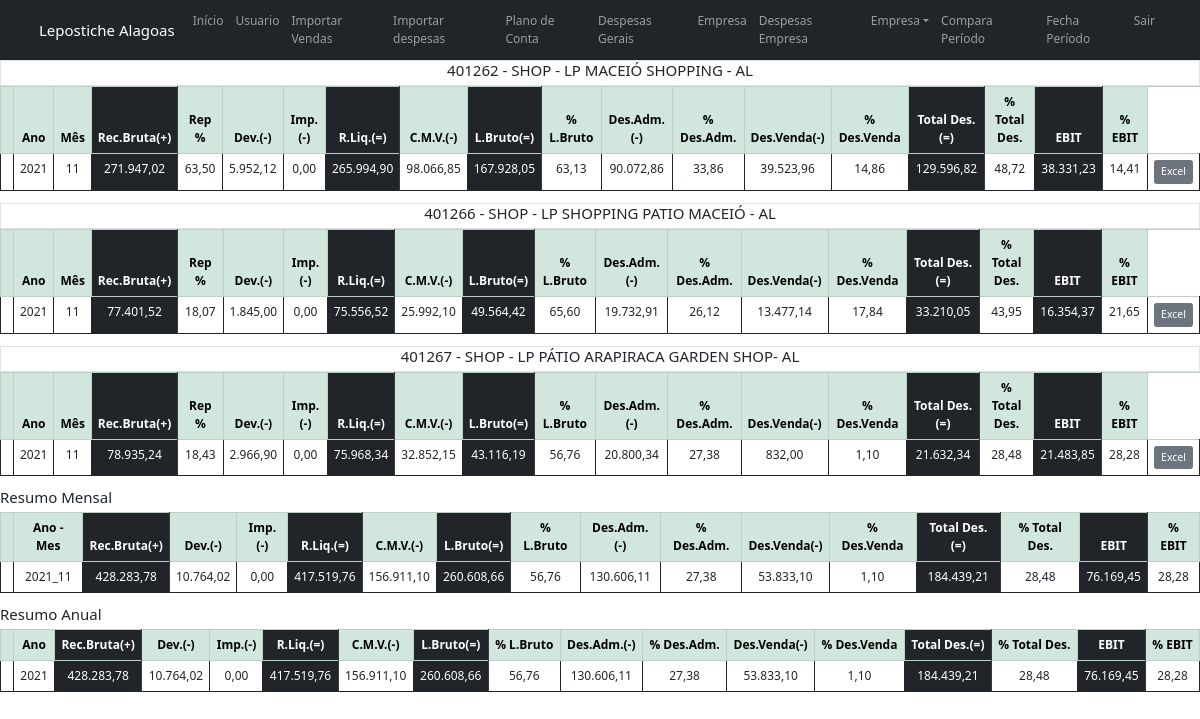
The page /tela_principal (signed in) on the database its author committed.
### leposticheBI/models.py (models this page shows)
class Empresa(database.Model):
    id = database.Column(database.Integer ,primary_key=True, nullable=False)
    nome = database.Column(database.String, nullable=False)
    resultado = database.relationship('EmpresaResultado', backref='resultado', lazy=True)

class EmpresaResultado(database.Model):
    id = database.Column(database.Integer,primary_key=True)
    id_empresa = database.Column(database.Integer, database.ForeignKey('empresa.id'), nullable=False)
    ano = database.Column(database.Integer, nullable=False)
    mes = database.Column(database.Integer, nullable=False)
    receita_bruta = database.Column(database.Float)
    rep_bruta = database.Column(database.Float)
    devolucao = database.Column(database.Float)
    ipi = database.Column(database.Float)
    cmv = database.Column(database.Float)
    icms_substituto = database.Column(database.Float)
    despesas_ven = database.Column(database.Float ,default=0)
    despesas_ocu = database.Column(database.Float , default=0)
    despesas_adm = database.Column(database.Float ,default=0)
    despesas_ger = database.Column(database.Float ,default=0)
    break_even = database.Column(database.Float ,default=0)
    sup_caixa = database.Column(database.Float ,default=0)
    val_sup_caixa = database.Column(database.Float ,default=0)
    per_imposto = database.Column(database.Float ,default=0)
    val_imposto = database.Column(database.Float ,default=0)
    despesas_rateadas = database.Column(database.Float ,default=0)
    tot_rec_liq = database.Column(database.Float ,default=0)
    tot_cmv = database.Column(database.Float ,default=0)
    lucro_bruto = database.Column(database.Float ,default=0)
    rep_bruto = database.Column(database.Float ,default=0)
    tot_adm = database.Column(database.Float ,default=0)
    rep_adm = database.Column(database.Float ,default=0)
    rep_ven = database.Column(database.Float ,default=0)
    tot_des = database.Column(database.Float ,default=0)
    rep_des = database.Column(database.Float ,default=0)
    ebit = database.Column(database.Float ,default=0)
    rep_ebit = database.Column(database.Float ,default=0)

### leposticheBI/routes.py (the view)
@app.route('/tela_principal')
@login_required
def tela_principal():
    empresas = Empresa.query.all()
    resultados = EmpresaResultado.query.all()
    ano = []
    lista_ano = []
    dicio_ano = {}
    ano_mes = []
    lista_ano_mes = []
    dicio_ano_mes = {}
    dicio_emp = {}
    for resultado in resultados:
        resultado.c_receita_bruta = formatacao(resultado.receita_bruta)
        resultado.c_rep_bruta = formatacao(resultado.rep_bruta * 100)
        resultado.c_devolucao = formatacao(resultado.devolucao)
        resultado.c_val_imposto = formatacao(resultado.val_imposto)
        resultado.c_tot_rec_liq = formatacao(resultado.tot_rec_liq)
        resultado.c_tot_cmv = formatacao(resultado.tot_cmv)
        resultado.c_lucro_bruto = formatacao(resultado.lucro_bruto)
        resultado.c_rep_bruto = formatacao(resultado.rep_bruto)
        resultado.c_tot_adm = formatacao(resultado.tot_adm)
        resultado.c_rep_adm = formatacao(resultado.rep_adm)
        resultado.c_despesas_ven = formatacao(resultado.despesas_ven + resultado.despesas_ocu)
        resultado.c_rep_ven = formatacao(resultado.rep_ven)
        resultado.c_tot_des = formatacao(resultado.tot_des)
        resultado.c_rep_des = formatacao(resultado.rep_des)
        resultado.c_ebit = formatacao(resultado.ebit)
        resultado.c_rep_ebit = formatacao(resultado.rep_ebit)
        if not resultado.ano in ano:
            ano.append(resultado.ano)
            dicio_ano[resultado.ano]=[0,0,0,0,0,0,0,0,0,0,0,0,0,0,0]
        dicio_ano[resultado.ano][0] += resultado.receita_bruta
        dicio_ano[resultado.ano][1] += resultado.devolucao
        dicio_ano[resultado.ano][2] += resultado.val_imposto
        dicio_ano[resultado.ano][3] += resultado.tot_rec_liq
        dicio_ano[resultado.ano][4] += resultado.tot_cmv
        dicio_ano[resultado.ano][5] += resultado.lucro_bruto
        if resultado.tot_rec_liq > 0:
           dicio_ano[resultado.ano][6] = resultado.lucro_bruto / resultado.tot_rec_liq * 100
           dicio_ano[resultado.ano][7] += resultado.tot_adm
           dicio_ano[resultado.ano][8] = resultado.tot_adm / resultado.tot_rec_liq * 100
           dicio_ano[resultado.ano][9] += resultado.despesas_ven + resultado.despesas_ocu
           dicio_ano[resultado.ano][10] = (resultado.despesas_ven + resultado.despesas_ocu)  / resultado.tot_rec_liq * 100
           dicio_ano[resultado.ano][11] += resultado.tot_des
           dicio_ano[resultado.ano][12] = resultado.tot_des / resultado.tot_rec_liq * 100
           dicio_ano[resultado.ano][13] += resultado.ebit
           dicio_ano[resultado.ano][14] = resultado.ebit / resultado.tot_rec_liq * 100
        tem = str(resultado.ano) + '_' + str(resultado.mes)
        if not tem in ano_mes:
            ano_mes.append(tem)
            dicio_ano_mes[tem] = [0,0,0,0,0,0,0,0,0,0,0,0,0,0,0]
        dicio_ano_mes[tem][0] += resultado.receita_bruta
        dicio_ano_mes[tem][1] += resultado.devolucao
        dicio_ano_mes[tem][2] += resultado.val_imposto
        dicio_ano_mes[tem][3] += resultado.tot_rec_liq
        dicio_ano_mes[tem][4] += resultado.tot_cmv
        dicio_ano_mes[tem][5] += resultado.lucro_bruto
        if resultado.tot_rec_liq > 0:
           dicio_ano_mes[tem][6] = resultado.lucro_bruto / resultado.tot_rec_liq * 100
           dicio_ano_mes[tem][7] += resultado.tot_adm
           dicio_ano_mes[tem][8] = resultado.tot_adm / resultado.tot_rec_liq * 100
           dicio_ano_mes[tem][9] += resultado.despesas_ven + resultado.despesas_ocu
           dicio_ano_mes[tem][10] = (resultado.despesas_ven + resultado.despesas_ocu) / resultado.tot_rec_liq * 100
           dicio_ano_mes[tem][11] += resultado.tot_des
           dicio_ano_mes[tem][12] = resultado.tot_des / resultado.tot_rec_liq * 100
           dicio_ano_mes[tem][13] += resultado.ebit
           dicio_ano_mes[tem][14] = resultado.ebit / resultado.tot_rec_liq * 100
    for a in dicio_ano_mes:
        for i in range(15):
            dicio_ano_mes[a][i] = formatacao(dicio_ano_mes[a][i])
    for a in dicio_ano:
        for i in range(15):
            dicio_ano[a][i] = formatacao(dicio_ano[a][i])
    return render_template('tela_principal.html',empresas=empresas, resultados=resultados, dicio_ano=dicio_ano, dicio_ano_mes=dicio_ano_mes)

### leposticheBI/templates/tela_principal.html
{% extends 'base.html' %}
{% block body %}
       {% for empresa in empresas %}
        <div class="class="container-fluid">
             <div class="row text-center">
                  <div class="col">
                      <div class="border">
                         <h5>{{ empresa.nome }}</h5>
                       </div>
                  </div>
             </div>
             <table class="table table-bordered border-dark">
                 <thead>
                    <tr class="table-success text-center">
                       <th scope="col"></th>
                       <th scope="col">Ano</th>
                       <th scope="col">Mês</th>
                       <th class="table-dark" scope="col">Rec.Bruta(+)</th>
                       <th scope="col">Rep %</th>
                       <th scope="col">Dev.(-)</th>
                       <th scope="col">Imp.(-)</th>
                       <th class="table-dark"  scope="col">R.Liq.(=)</th>
                       <th scope="col">C.M.V.(-)</th>
                       <th  class="table-dark"  scope="col">L.Bruto(=)</th>
                       <th scope="col">% L.Bruto</th>
                       <th scope="col">Des.Adm.(-)</th>
                       <th scope="col">% Des.Adm.</th>
                       <th scope="col">Des.Venda(-) </th>
                       <th scope="col">% Des.Venda </th>
                       <th class="table-dark"  scope="col">Total Des.(=)</th>
                       <th scope="col">% Total Des.</th>
                       <th class="table-dark"  scope="col">EBIT</th>
                       <th scope="col">% EBIT</th>
                    </tr>
                 </thead>
                  {% for resultado in resultados %}
                    {% if empresa.id == resultado.id_empresa  %}
                         <tbody>
                                <tr class="text-center" >
                                  <th scope="row"></th>
                                      <td>{{ resultado.ano }}</td>
                                      <td>{{ resultado.mes }}</td>
                                      <td class="table-dark">{{ (resultado.c_receita_bruta) }}</td>
                                      <td>{{ (resultado.c_rep_bruta) }}</td>
                                      <td>{{ (resultado.c_devolucao) }}</td>
                                      <td>{{ (resultado.c_val_imposto) }}</td>
                                      <td class="table-dark">{{ resultado.c_tot_rec_liq }}</td>
                                      <td>{{ (resultado.c_tot_cmv) }}</td>
                                      <td class="table-dark">{{ (resultado.c_lucro_bruto) }}</td>
                                      <td>{{ (resultado.c_rep_bruto) }}</td>
                                      <td>{{ (resultado.c_tot_adm) }}</td>
                                      <td>{{ (resultado.c_rep_adm) }}</td>
                                      <td>{{ (resultado.c_despesas_ven) }}</td>
                                      <td>{{ (resultado.c_rep_ven) }}</td>
                                      <td class="table-dark">{{ (resultado.c_tot_des) }}</td>
                                      <td>{{ (resultado.c_rep_des) }}</td>
                                      <td class="table-dark">{{ (resultado.c_ebit) }}</td>
                                      <td>{{ (resultado.c_rep_ebit) }}</td>
                                      <td>
                                           <a class="btn btn-secondary btn-sm " role="button" aria-disabled="true"
                                              href="{{ url_for('envia_excel', resultado_id=resultado.id) }}">Excel</a>
                                     </td>
                                </tr>
                         </tbody>
                     {% endif %}
                 {% endfor %}
             </table>
        </div>
        {% endfor %}
        <h5>Resumo Mensal</h5>
        <div class="class="container-fluid">
             <table class="table table-bordered border-dark">
                 <thead>
                    <tr class="table-success text-center">
                       <th scope="col"></th>
                       <th scope="col">Ano - Mes</th>
                       <th class="table-dark"  scope="col">Rec.Bruta(+)</th>
                       <th scope="col">Dev.(-)</th>
                       <th scope="col">Imp.(-)</th>
                       <th class="table-dark"  scope="col">R.Liq.(=)</th>
                       <th scope="col">C.M.V.(-)</th>
                       <th class="table-dark"  scope="col">L.Bruto(=)</th>
                       <th scope="col">% L.Bruto</th>
                       <th scope="col">Des.Adm.(-)</th>
                       <th scope="col">% Des.Adm.</th>
                       <th scope="col">Des.Venda(-) </th>
                       <th scope="col">% Des.Venda </th>
                       <th class="table-dark"  scope="col">Total Des.(=)</th>
                       <th scope="col">% Total Des.</th>
                       <th class="table-dark"  scope="col">EBIT</th>
                       <th scope="col">% EBIT</th>
                    </tr>
                 </thead>
                 <tbody>
                    <tr class="text-center">
                        {% for res in dicio_ano_mes %}
                        <th scope="row"></th>
                            <td>{{ res}}</td>
                            {% for i in range(15) %}
                               {% if i == 0 or i == 3 or i == 5 or i == 11 or i == 13 %}
                                 <td class="table-dark">{{ dicio_ano_mes[res][i] }}</td>
                               {% else %}
                                 <td>{{ dicio_ano_mes[res][i] }}</td>
                               {% endif %}
                           {% endfor %}
                    </tr>
                       {% endfor %}
                 </tbody>
         </table>
        </div>
        <h5>Resumo Anual</h5>
        <div class="class="container-fluid">
             <table class="table table-bordered border-dark">
                 <thead>
                    <tr class="table-success text-center">
                       <th scope="col"></th>
                       <th scope="col">Ano</th>
                       <th class="table-dark"  scope="col">Rec.Bruta(+)</th>
                       <th scope="col">Dev.(-)</th>
                       <th scope="col">Imp.(-)</th>
                       <th class="table-dark"  scope="col">R.Liq.(=)</th>
                       <th scope="col">C.M.V.(-)</th>
                       <th class="table-dark"  scope="col">L.Bruto(=)</th>
                       <th scope="col">% L.Bruto</th>
                       <th scope="col">Des.Adm.(-)</th>
                       <th scope="col">% Des.Adm.</th>
                       <th scope="col">Des.Venda(-) </th>
                       <th scope="col">% Des.Venda </th>
                       <th class="table-dark"  scope="col">Total Des.(=)</th>
                       <th scope="col">% Total Des.</th>
                       <th class="table-dark"  scope="col">EBIT</th>
                       <th scope="col">% EBIT</th>
                    </tr>
                 </thead>
            {% for res in dicio_ano %}
                 <tbody>
                    <tr class="text-center">
                        <th scope="row"></th>
                        <td>{{ res }}</td>
                        {% for i in range(15) %}
                            {% if i == 0 or i == 3 or i == 5 or i == 11 or i == 13 %}
                                <td class="table-dark">{{ dicio_ano[res][i] }}</td>
                            {% else %}
                                <td>{{ dicio_ano[res][i] }}</td>
                            {% endif %}
                        {% endfor %}
                    </tr>
                 </tbody>
            {% endfor %}
         </table>
        </div>
{% endblock %}

### leposticheBI/templates/base.html (shortened to what this page needs)
<!DOCTYPE html>
<html lang="pt-br">
<head>
    <link href="https://cdn.jsdelivr.net/npm/bootstrap@5.0.0-beta1/dist/css/bootstrap.min.css" rel="stylesheet">
    <link rel="stylesheet" type="text/css" href="{{ url_for('static', filename='main.css') }}">
</head>
<body>
    {% include 'navbar.html' %}
    {% block body %}
    {% endblock %}
</body>
</html>

### leposticheBI/templates/navbar.html (shortened to what this page needs)
<nav class="navbar navbar-expand-sm navbar-dark bg-dark">
  <div class="container-fluid container">
    <a class="navbar-brand" href="{{ url_for('home') }}">Lepostiche Alagoas</a>
    <div class="collapse navbar-collapse"  >
      <ul class="navbar-nav ml-auto">
        {% if current_user.is_authenticated %}
        <li class="nav-item">
          <a class="nav-link" aria-current="page" href="{{ url_for('home') }}">Início</a>
        </li>
        <li class="nav-item">
            <a class="nav-link " href="{{ url_for('cria_conta') }}">Usuario</a>
        </li>
        <li class="nav-item">
            <a class="nav-link " href="{{ url_for('importar') }}">Importar Vendas</a>
        </li>
        <li class="nav-item">
            <a class="nav-link " href="{{ url_for('importar_despesas') }}">Importar despesas</a>
        </li>
        <li class="nav-item">
            <a class="nav-link " href="{{ url_for('mostra_plano') }}">Plano de Conta</a>
        </li>
        <li class="nav-item">
            <a class="nav-link " href="{{ url_for('mostra_despesas') }}">Despesas Gerais</a>
        </li>
        <li class="nav-item">
            <a class="nav-link " href="{{ url_for('empresas') }}">Empresa</a>
        </li>
        <li class="nav-item">
            <a class="nav-link " href="{{ url_for('mostra_despesas_empresa') }}">Despesas Empresa</a>
        </li>
        <li class="nav-item dropdown">
            <a href="" class="nav-link dropdown-toggle" data-toggle="dropdown" >Empresa</a>
        </li>
        <li class="nav-item">
            <a class="nav-link " href="{{ url_for('compara_periodo') }}">Compara Período</a>
        </li>
        <li class="nav-item">
            <a class="nav-link " href="{{ url_for('fecha_periodo') }}">Fecha Período</a>
        </li>
        <li class="nav-item">
            <a class="nav-link " href="{{ url_for('sair') }}">Sair</a>
        </li>
        {% endif %}
      </ul>
    </div>
  </div>
</nav>

### rows shown on the page
Empresa: nome "401262 - SHOP - LP MACEIÓ SHOPPING - AL"
EmpresaResultado: ano "2021", mes "11", c_receita_bruta "271.947,02", c_rep_bruta "63,50", c_devolucao "5.952,12", c_val_imposto "0,00", c_tot_rec_liq "265.994,90", c_tot_cmv "98.066,85", c_lucro_bruto "167.928,05", c_rep_bruto "63,13", c_tot_adm "90.072,86", c_rep_adm "33,86", c_despesas_ven "39.523,96", c_rep_ven "14,86", c_tot_des "129.596,82", c_rep_des "48,72", c_ebit "38.331,23", c_rep_ebit "14,41", ano "428.283,78" "417.519,76" "260.608,66" "184.439,21" "76.169,45", ano "10.764,02" "0,00" "156.911,10" "56,76" "130.606,11" "27,38" "53.833,10" "1,10" "28,48" "28,28"
Empresa: nome "401266 - SHOP - LP SHOPPING PATIO MACEIÓ - AL"
EmpresaResultado: ano "2021", mes "11", c_receita_bruta "77.401,52", c_rep_bruta "18,07", c_devolucao "1.845,00", c_val_imposto "0,00", c_tot_rec_liq "75.556,52", c_tot_cmv "25.992,10", c_lucro_bruto "49.564,42", c_rep_bruto "65,60", c_tot_adm "19.732,91", c_rep_adm "26,12", c_despesas_ven "13.477,14", c_rep_ven "17,84", c_tot_des "33.210,05", c_rep_des "43,95", c_ebit "16.354,37", c_rep_ebit "21,65"
Empresa: nome "401267 - SHOP - LP PÁTIO ARAPIRACA GARDEN SHOP- AL"
EmpresaResultado: ano "2021", mes "11", c_receita_bruta "78.935,24", c_rep_bruta "18,43", c_devolucao "2.966,90", c_val_imposto "0,00", c_tot_rec_liq "75.968,34", c_tot_cmv "32.852,15", c_lucro_bruto "43.116,19", c_rep_bruto "56,76", c_tot_adm "20.800,34", c_rep_adm "27,38", c_despesas_ven "832,00", c_rep_ven "1,10", c_tot_des "21.632,34", c_rep_des "28,48", c_ebit "21.483,85", c_rep_ebit "28,28"

### other values the page prints
{{ res }} "2021_11"
{{ dicio_ano_mes[res][i] }} "428.283,78" "417.519,76" "260.608,66" "184.439,21" "76.169,45"
{{ dicio_ano_mes[res][i] }} "10.764,02" "0,00" "156.911,10" "56,76" "130.606,11" "27,38" "53.833,10" "1,10" "28,48" "28,28"
